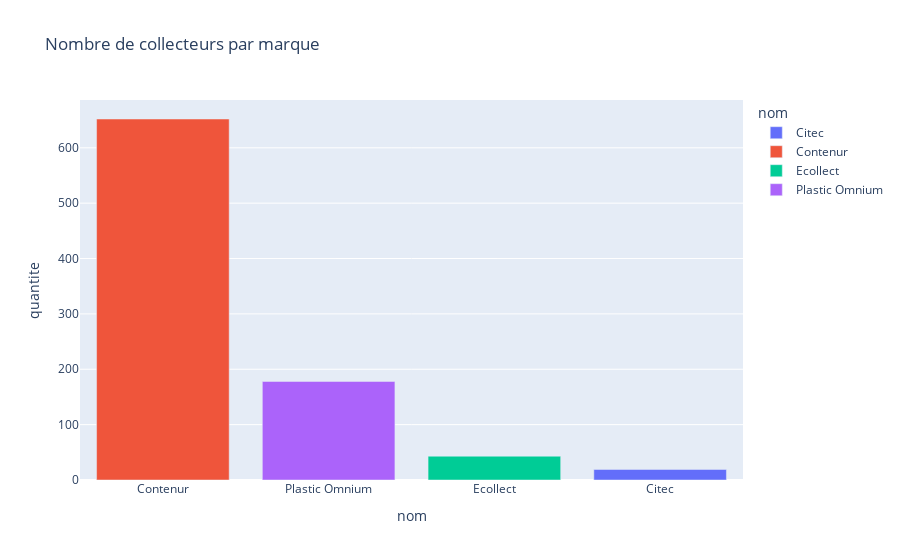

Notebook code cell kept with this figure:
### Code cell
dataCollecteursQuantiteMarque = dataCollecteurs.groupby(by=["nom"])["quantite"].sum().reset_index(name="quantite")

fig = px.bar(dataCollecteursQuantiteMarque, x="nom", y="quantite", color="nom", width=900, title="Nombre de collecteurs par marque")
fig.update_xaxes(categoryorder="total descending")

### Figure 1 — Plotly figure (JSON) as saved in the notebook; plotly's stock layout.template omitted (floating-point values rounded to 4 significant figures)
{"data": [{"alignmentgroup": "True", "hovertemplate": "nom=%{x}<br>quantite=%{y}<extra></extra>", "legendgroup": "Citec", "marker": {"color": "#636efa"}, "name": "Citec", "offsetgroup": "Citec", "orientation": "v", "showlegend": true, "textposition": "auto", "type": "bar", "x": ["Citec"], "xaxis": "x", "y": [19], "yaxis": "y"}, {"alignmentgroup": "True", "hovertemplate": "nom=%{x}<br>quantite=%{y}<extra></extra>", "legendgroup": "Contenur", "marker": {"color": "#EF553B"}, "name": "Contenur", "offsetgroup": "Contenur", "orientation": "v", "showlegend": true, "textposition": "auto", "type": "bar", "x": ["Contenur"], "xaxis": "x", "y": [652], "yaxis": "y"}, {"alignmentgroup": "True", "hovertemplate": "nom=%{x}<br>quantite=%{y}<extra></extra>", "legendgroup": "Ecollect", "marker": {"color": "#00cc96"}, "name": "Ecollect", "offsetgroup": "Ecollect", "orientation": "v", "showlegend": true, "textposition": "auto", "type": "bar", "x": ["Ecollect"], "xaxis": "x", "y": [43], "yaxis": "y"}, {"alignmentgroup": "True", "hovertemplate": "nom=%{x}<br>quantite=%{y}<extra></extra>", "legendgroup": "Plastic Omnium", "marker": {"color": "#ab63fa"}, "name": "Plastic Omnium", "offsetgroup": "Plastic Omnium", "orientation": "v", "showlegend": true, "textposition": "auto", "type": "bar", "x": ["Plastic Omnium"], "xaxis": "x", "y": [178], "yaxis": "y"}], "layout": {"barmode": "relative", "legend": {"title": {"text": "nom"}, "tracegroupgap": 0}, "title": {"text": "Nombre de collecteurs par marque"}, "width": 900, "xaxis": {"anchor": "y", "categoryarray": ["Citec", "Contenur", "Ecollect", "Plastic Omnium"], "categoryorder": "total descending", "domain": [0, 1], "title": {"text": "nom"}}, "yaxis": {"anchor": "x", "domain": [0, 1], "title": {"text": "quantite"}}}}
